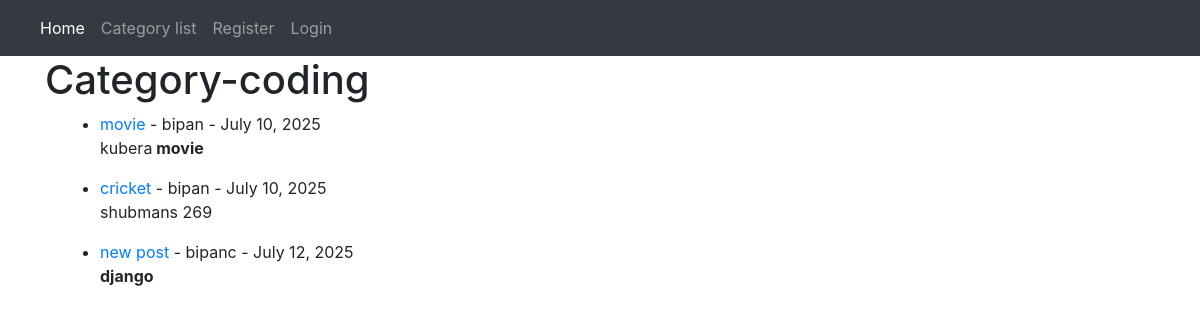
Screenshot of /category/coding with the database file from the repository.
### theblog/models.py (models this page shows, shortened)
class post(models.Model):
    title = models.CharField(max_length=255)
    author= models.ForeignKey(User,on_delete=models.CASCADE)
    header_image=models.ImageField(null=True,blank=True,upload_to='images/')
    body= RichTextField(blank=True,null=True)
    post_date=models.DateField(auto_now_add=True)
    category=models.CharField(max_length=255,default='coding')
    snippet=models.CharField(max_length=255)
    likes=models.ManyToManyField(User,related_name='blog_posts')

### theblog/views.py (the view)
# urls.py: path('category/<str:cats>', categoryview,name='categorys'),
def categoryview(request,cats):
    category_posts=post.objects.filter(category=cats.replace('-',' '))
    return render(request,'categories.html',{'cats':cats.replace('-',' '),'category_posts':category_posts})

### theblog/templates/categories.html (shortened to what this page needs)
{%extends 'base.html'%}
{%block content%}
<h1>Category-{{cats}}</h1>
<div class='container'>
{% if category_posts%}
<ul>
{% for post in category_posts %}
    <li><a href='{% url 'blog-article' post.pk %}'>{{post.title}}<a> - {{post.author}} - {{post.post_date}}<br/>
    {{post.body|slice:":200"|safe}}</li>
{%endfor%}
</ul>
{%else%}
<a>
    No such category exists</a>
{%endif%}
</div>
{%endblock%}

### rows the page displays
post: title "movie", author "bipan", post_date "July 10, 2025", body "kubera movie"
post: title "cricket", author "bipan", post_date "July 10, 2025", body "shubmans 269"
post: title "new post", author "bipanc", post_date "July 12, 2025", body "django"

### other values shown
{{ cats }} "coding"
